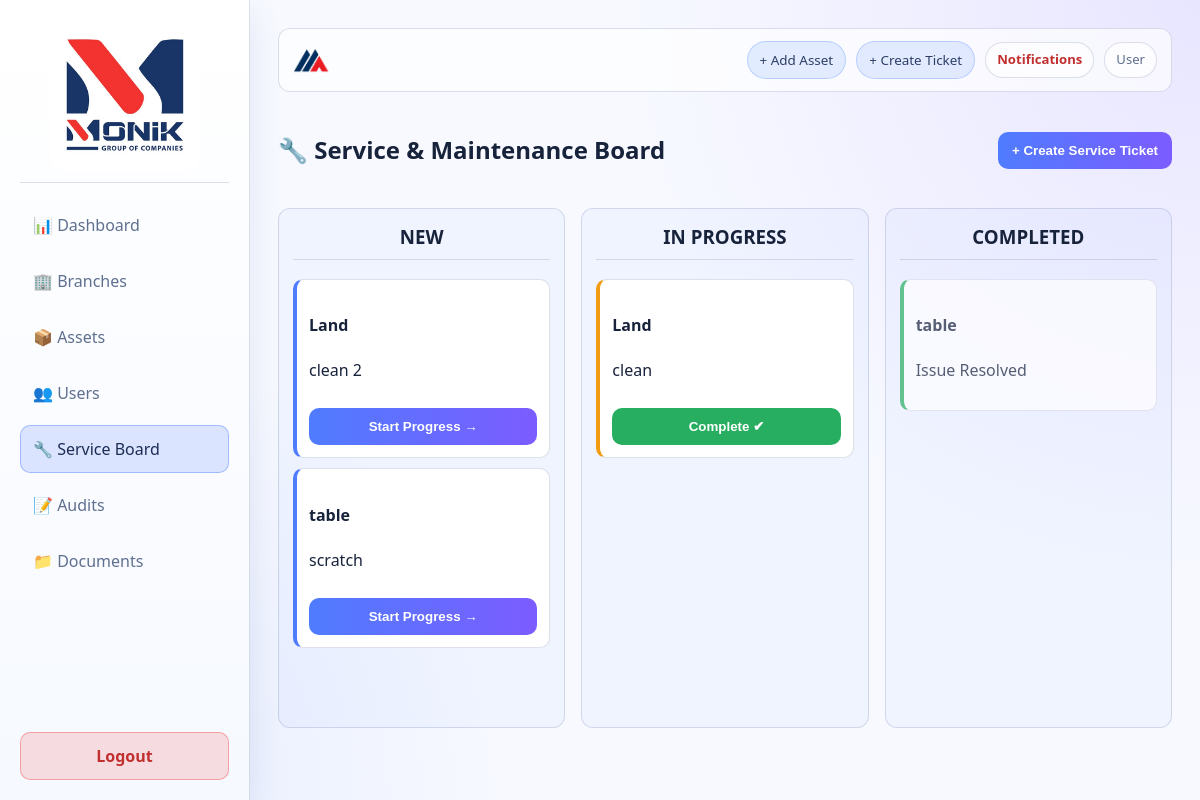
Screenshot of /modules/service/index.php with the database file from the repository.
### tables this page shows
CREATE TABLE `tickets` (
  `ticket_id` int(11) NOT NULL,
  `asset_id` int(11) DEFAULT NULL,
  `issue_description` text NOT NULL,
  `priority` enum('Low','Medium','High','Urgent') DEFAULT 'Medium',
  `status` enum('New','In Progress','Completed') DEFAULT 'New',
  `assigned_to` int(11) DEFAULT NULL,
  `created_at` timestamp NOT NULL DEFAULT current_timestamp()
);

CREATE TABLE `assets` (
  `asset_id` int(11) NOT NULL,
  `branch_id` int(11) DEFAULT NULL,
  `name` varchar(255) NOT NULL,
  `category` varchar(100) DEFAULT NULL,
  `status` varchar(50) DEFAULT 'Good',
  `created_at` timestamp NOT NULL DEFAULT current_timestamp()
);

### modules/service/index.php (the view, shortened to what this page needs)
<?php
require_once '../../config/db.php';
$query = "SELECT t.*, a.name as asset_name FROM tickets t JOIN assets a ON t.asset_id = a.asset_id";
$tickets = $pdo->query($query)->fetchAll(PDO::FETCH_ASSOC);
?>
<!DOCTYPE html>
<html lang="en">
<?php
  include '../../includes/header.php';
?>
<head>
    <link rel="stylesheet" href="../../assets/css/style.css">
</head>
<body>
    <?php include '../../includes/sidebar.php'; ?>
    <div class="main-wrapper">
        <?php include '../../includes/topbar.php'; ?>
        <div class="header-section">
            <h2>🔧 Service & Maintenance Board</h2>
            <button class="btn" onclick="$('#addTicketModal').show()">+ Create Service Ticket</button>
        </div>
        <div class="kanban-board">
            <div class="column">
                <h3>NEW</h3>
                <?php foreach($tickets as $t): if($t['status'] == 'New'): ?>
                    <div class="ticket-card">
                        <h4><?php echo htmlspecialchars($t['asset_name']); ?></h4>
                        <p><?php echo htmlspecialchars($t['issue_description']); ?></p>
                        <button class="status-btn" onclick="updateTicket(<?php echo $t['ticket_id']; ?>, 'In Progress')">Start Progress →</button>
                    </div>
                <?php endif; endforeach; ?>
            </div>
            <div class="column">
                <h3>IN PROGRESS</h3>
                <?php foreach($tickets as $t): if($t['status'] == 'In Progress'): ?>
                    <div class="ticket-card" style="border-left-color: #f39c12;">
                        <h4><?php echo htmlspecialchars($t['asset_name']); ?></h4>
                        <p><?php echo htmlspecialchars($t['issue_description']); ?></p>
                        <button class="status-btn" style="background:#27ae60" onclick="updateTicket(<?php echo $t['ticket_id']; ?>, 'Completed')">Complete ✔</button>
                    </div>
                <?php endif; endforeach; ?>
            </div>
            <div class="column">
                <h3>COMPLETED</h3>
                <?php foreach($tickets as $t): if($t['status'] == 'Completed'): ?>
                    <div class="ticket-card" style="border-left-color: #27ae60; opacity: 0.7;">
                        <h4><?php echo htmlspecialchars($t['asset_name']); ?></h4>
                        <p>Issue Resolved</p>
                    </div>
                <?php endif; endforeach; ?>
            </div>
        </div>
    </div>
</body>
</html>

### assets/css/style.css (style rules this page uses)
:root { --bg: #f7f9ff; --bg-soft: #ffffff; --surface: #ffffff; --surface-2: #f7faff; --text: #17223b; --muted: #5f6f8f; --primary: #4f7cff; --primary-2: #7c5cff; --success: #34d399; --warning: #f59e0b; --danger: #ef4444; --border: rgba(76, 99, 144, 0.2); --shadow: 0 12px 32px rgba(68, 93, 144, 0.12); --radius: 12px; }
* { box-sizing: border-box; }
html, body { margin: 0; padding: 0; min-height: 100%; }
body { font-family: "Segoe UI", Roboto, Arial, sans-serif; background: radial-gradient(circle at top right, rgba(124, 92, 255, 0.12), transparent 40%), radial-gradient(circle at bottom left, rgba(79, 124, 255, 0.12), transparent 35%), var(--bg); color: var(--text); line-height: 1.5; }
.main-wrapper { margin-left: 250px; padding: 28px; width: calc(100% - 250px); }
button, .btn { background: linear-gradient(90deg, var(--primary), var(--primary-2)); border: none; color: white; border-radius: 10px; padding: 11px 14px; font-weight: 600; cursor: pointer; transition: transform 0.15s ease, box-shadow 0.2s ease; }
.header-section { display: flex; justify-content: space-between; align-items: center; margin-bottom: 20px; }
.kanban-board { display: grid; grid-template-columns: repeat(3, minmax(0, 1fr)); gap: 16px; }
.column { background: rgba(79, 124, 255, 0.04); border: 1px solid var(--border); border-radius: var(--radius); min-height: 520px; padding: 14px; }
.column h3 { margin-top: 0; text-align: center; border-bottom: 1px solid var(--border); padding-bottom: 8px; }
.ticket-card { background: #ffffff; border: 1px solid var(--border); border-left: 4px solid var(--primary); border-radius: 10px; padding: 12px; margin-bottom: 10px; }
.status-btn { width: 100%; margin-top: 10px; }

### rows the page displays
tickets: asset.name "Land", issue_description "clean 2"
tickets: asset.name "table", issue_description "scratch"
tickets: asset.name "Land", issue_description "clean"
tickets: asset.name "table"

### other values shown
$fullName "User"
